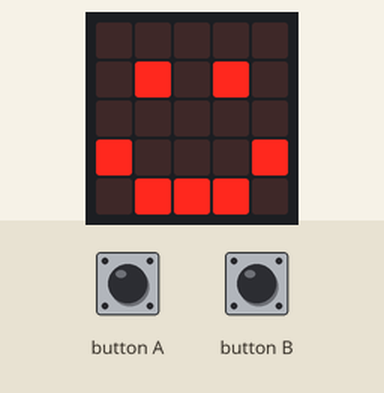
Recording of a program running on a simulated BBC micro:bit (MakeCode). Shown: the board's 5×5 LED display. The inputs (shaded band) are chosen by the test bench.

Above: at 1.8 s.
1.9 s: button A pressed for 0.15 s
At 3.2 s:
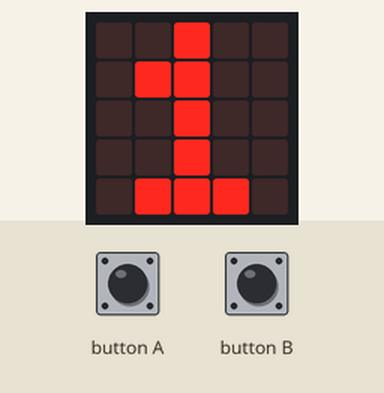
3.5 s: button B pressed for 0.15 s
At 4.6 s:
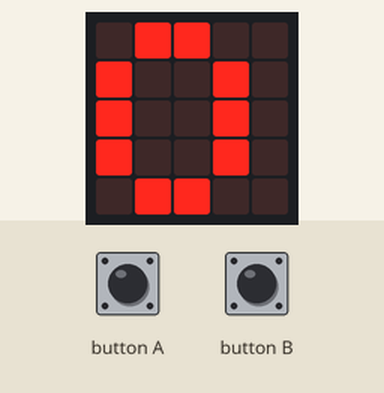
Timing chart, 0 to 6.5 s (numbered marks = the images above; inputs shaded):
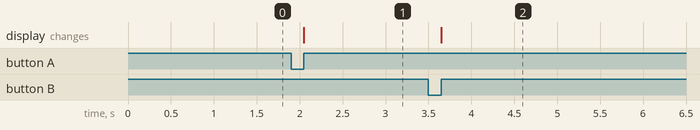

Measured:
- after the input at 1.9 s, the display: changes after 0.15 s (image 1)
- after the input at 3.5 s, the display: changes after 0.15 s (image 2)

The program:

main.ts
```typescript
// (licence header left out)
//setup
basic.clearScreen()
basic.showIcon(IconNames.Happy)

// variables
let currentNumber: number = 0

// add 1 to currentNumber
input.onButtonPressed(Button.A, function () {
    // add 1
    basic.clearScreen()
    currentNumber = currentNumber + 1
    basic.showNumber(currentNumber)
})

// reset currentNumber
input.onButtonPressed(Button.B, function () {
    // reset to 0
    currentNumber = 0
    basic.showNumber(currentNumber)
})
```
